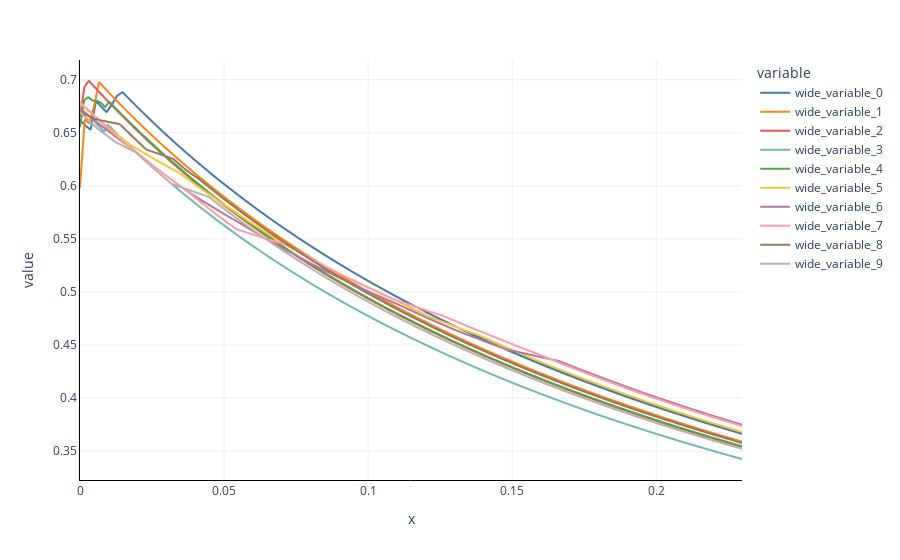

Notebook cell for this chart:
### Code cell
sample_timestep = sample_times[1] - sample_times[0]
normalized_sample_times = (sample_times - sample_timestep) / (np.max(epoch_time) + sample_timestep)
pepr = peak_profile_time / (1+normalized_sample_times)
px.line(x=sample_times, y=pepr[:5].tolist() + pepr[-5:].tolist())

### Figure 1 — Plotly figure (JSON) as saved in the notebook; plotly's stock layout.template omitted (floating-point values rounded to 4 significant figures; data arrays with more than 128 entries replaced by an {"elided": "..."} marker saying what was removed)
{"data": [{"hovertemplate": "variable=wide_variable_0<br>x=%{x}<br>value=%{y}<extra></extra>", "legendgroup": "wide_variable_0", "line": {"color": "#4C78A8", "dash": "solid"}, "marker": {"symbol": "circle"}, "mode": "lines", "name": "wide_variable_0", "showlegend": true, "type": "scattergl", "x": {"elided": "1024 float values"}, "xaxis": "x", "y": {"elided": "1024 float values"}, "yaxis": "y"}, {"hovertemplate": "variable=wide_variable_1<br>x=%{x}<br>value=%{y}<extra></extra>", "legendgroup": "wide_variable_1", "line": {"color": "#F58518", "dash": "solid"}, "marker": {"symbol": "circle"}, "mode": "lines", "name": "wide_variable_1", "showlegend": true, "type": "scattergl", "x": {"elided": "1024 float values"}, "xaxis": "x", "y": {"elided": "1024 float values"}, "yaxis": "y"}, {"hovertemplate": "variable=wide_variable_2<br>x=%{x}<br>value=%{y}<extra></extra>", "legendgroup": "wide_variable_2", "line": {"color": "#E45756", "dash": "solid"}, "marker": {"symbol": "circle"}, "mode": "lines", "name": "wide_variable_2", "showlegend": true, "type": "scattergl", "x": {"elided": "1024 float values"}, "xaxis": "x", "y": {"elided": "1024 float values"}, "yaxis": "y"}, {"hovertemplate": "variable=wide_variable_3<br>x=%{x}<br>value=%{y}<extra></extra>", "legendgroup": "wide_variable_3", "line": {"color": "#72B7B2", "dash": "solid"}, "marker": {"symbol": "circle"}, "mode": "lines", "name": "wide_variable_3", "showlegend": true, "type": "scattergl", "x": {"elided": "1024 float values"}, "xaxis": "x", "y": {"elided": "1024 float values"}, "yaxis": "y"}, {"hovertemplate": "variable=wide_variable_4<br>x=%{x}<br>value=%{y}<extra></extra>", "legendgroup": "wide_variable_4", "line": {"color": "#54A24B", "dash": "solid"}, "marker": {"symbol": "circle"}, "mode": "lines", "name": "wide_variable_4", "showlegend": true, "type": "scattergl", "x": {"elided": "1024 float values"}, "xaxis": "x", "y": {"elided": "1024 float values"}, "yaxis": "y"}, {"hovertemplate": "variable=wide_variable_5<br>x=%{x}<br>value=%{y}<extra></extra>", "legendgroup": "wide_variable_5", "line": {"color": "#EECA3B", "dash": "solid"}, "marker": {"symbol": "circle"}, "mode": "lines", "name": "wide_variable_5", "showlegend": true, "type": "scattergl", "x": {"elided": "1024 float values"}, "xaxis": "x", "y": {"elided": "1024 float values"}, "yaxis": "y"}, {"hovertemplate": "variable=wide_variable_6<br>x=%{x}<br>value=%{y}<extra></extra>", "legendgroup": "wide_variable_6", "line": {"color": "#B279A2", "dash": "solid"}, "marker": {"symbol": "circle"}, "mode": "lines", "name": "wide_variable_6", "showlegend": true, "type": "scattergl", "x": {"elided": "1024 float values"}, "xaxis": "x", "y": {"elided": "1024 float values"}, "yaxis": "y"}, {"hovertemplate": "variable=wide_variable_7<br>x=%{x}<br>value=%{y}<extra></extra>", "legendgroup": "wide_variable_7", "line": {"color": "#FF9DA6", "dash": "solid"}, "marker": {"symbol": "circle"}, "mode": "lines", "name": "wide_variable_7", "showlegend": true, "type": "scattergl", "x": {"elided": "1024 float values"}, "xaxis": "x", "y": {"elided": "1024 float values"}, "yaxis": "y"}, {"hovertemplate": "variable=wide_variable_8<br>x=%{x}<br>value=%{y}<extra></extra>", "legendgroup": "wide_variable_8", "line": {"color": "#9D755D", "dash": "solid"}, "marker": {"symbol": "circle"}, "mode": "lines", "name": "wide_variable_8", "showlegend": true, "type": "scattergl", "x": {"elided": "1024 float values"}, "xaxis": "x", "y": {"elided": "1024 float values"}, "yaxis": "y"}, {"hovertemplate": "variable=wide_variable_9<br>x=%{x}<br>value=%{y}<extra></extra>", "legendgroup": "wide_variable_9", "line": {"color": "#BAB0AC", "dash": "solid"}, "marker": {"symbol": "circle"}, "mode": "lines", "name": "wide_variable_9", "showlegend": true, "type": "scattergl", "x": {"elided": "1024 float values"}, "xaxis": "x", "y": {"elided": "1024 float values"}, "yaxis": "y"}], "layout": {"autosize": true, "legend": {"title": {"text": "variable"}, "tracegroupgap": 0}, "margin": {"t": 60}, "xaxis": {"anchor": "y", "autorange": true, "domain": [0, 1], "range": [0, 0.2297], "title": {"text": "x"}, "type": "linear"}, "yaxis": {"anchor": "x", "autorange": true, "domain": [0, 1], "range": [0.3228, 0.7186], "title": {"text": "value"}, "type": "linear"}}}
